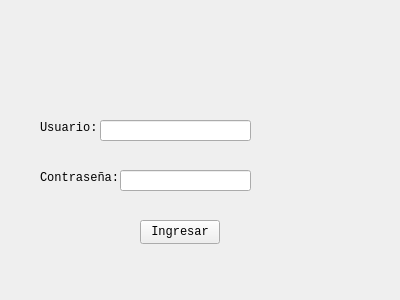
<?xml version="1.0" encoding="UTF-8"?>
<ui version="4.0">
 <class>Form</class>
 <widget class="QWidget" name="Form">
  <property name="geometry">
   <rect>
    <x>0</x>
    <y>0</y>
    <width>400</width>
    <height>300</height>
   </rect>
  </property>
  <property name="windowTitle">
   <string>Form</string>
  </property>
  <widget class="QLabel" name="label_2">
   <property name="geometry">
    <rect>
     <x>40</x>
     <y>170</y>
     <width>81</width>
     <height>16</height>
    </rect>
   </property>
   <property name="font">
    <font>
     <family>Consolas</family>
    </font>
   </property>
   <property name="text">
    <string>Contraseña:</string>
   </property>
  </widget>
  <widget class="QLabel" name="label_3">
   <property name="geometry">
    <rect>
     <x>40</x>
     <y>120</y>
     <width>61</width>
     <height>16</height>
    </rect>
   </property>
   <property name="font">
    <font>
     <family>Consolas</family>
    </font>
   </property>
   <property name="text">
    <string>Usuario:</string>
   </property>
  </widget>
  <widget class="QLineEdit" name="lineEdit">
   <property name="geometry">
    <rect>
     <x>100</x>
     <y>120</y>
     <width>151</width>
     <height>21</height>
    </rect>
   </property>
  </widget>
  <widget class="QLineEdit" name="lineEdit_2">
   <property name="geometry">
    <rect>
     <x>120</x>
     <y>170</y>
     <width>131</width>
     <height>21</height>
    </rect>
   </property>
  </widget>
  <widget class="QPushButton" name="pushButton">
   <property name="geometry">
    <rect>
     <x>140</x>
     <y>220</y>
     <width>80</width>
     <height>24</height>
    </rect>
   </property>
   <property name="font">
    <font>
     <family>Consolas</family>
    </font>
   </property>
   <property name="text">
    <string>Ingresar</string>
   </property>
  </widget>
  <widget class="QLabel" name="label_error">
   <property name="geometry">
    <rect>
     <x>110</x>
     <y>260</y>
     <width>131</width>
     <height>21</height>
    </rect>
   </property>
   <property name="text">
    <string/>
   </property>
  </widget>
 </widget>
 <resources/>
 <connections/>
</ui>
